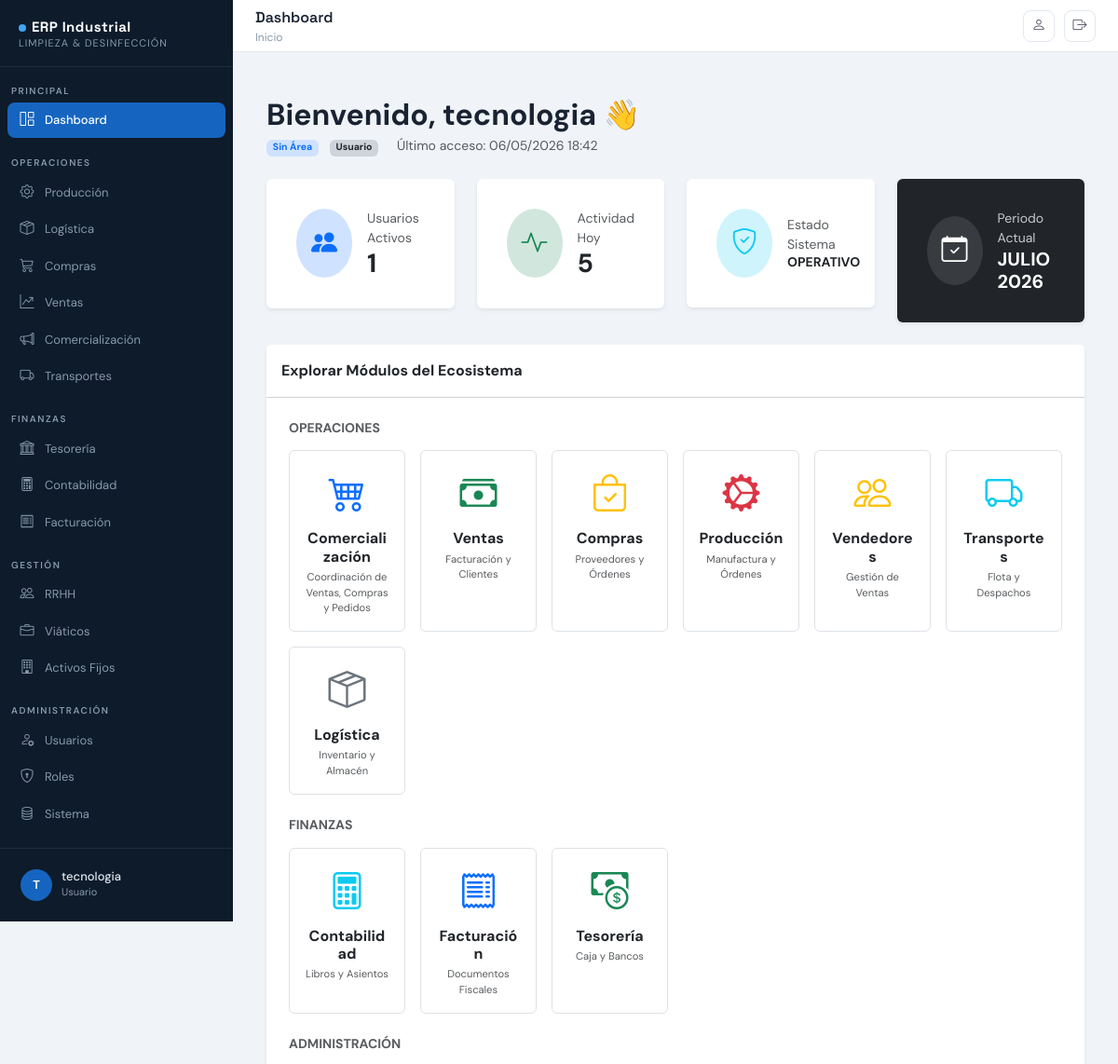
Page / (signed in, upper part) on the earlier database version.
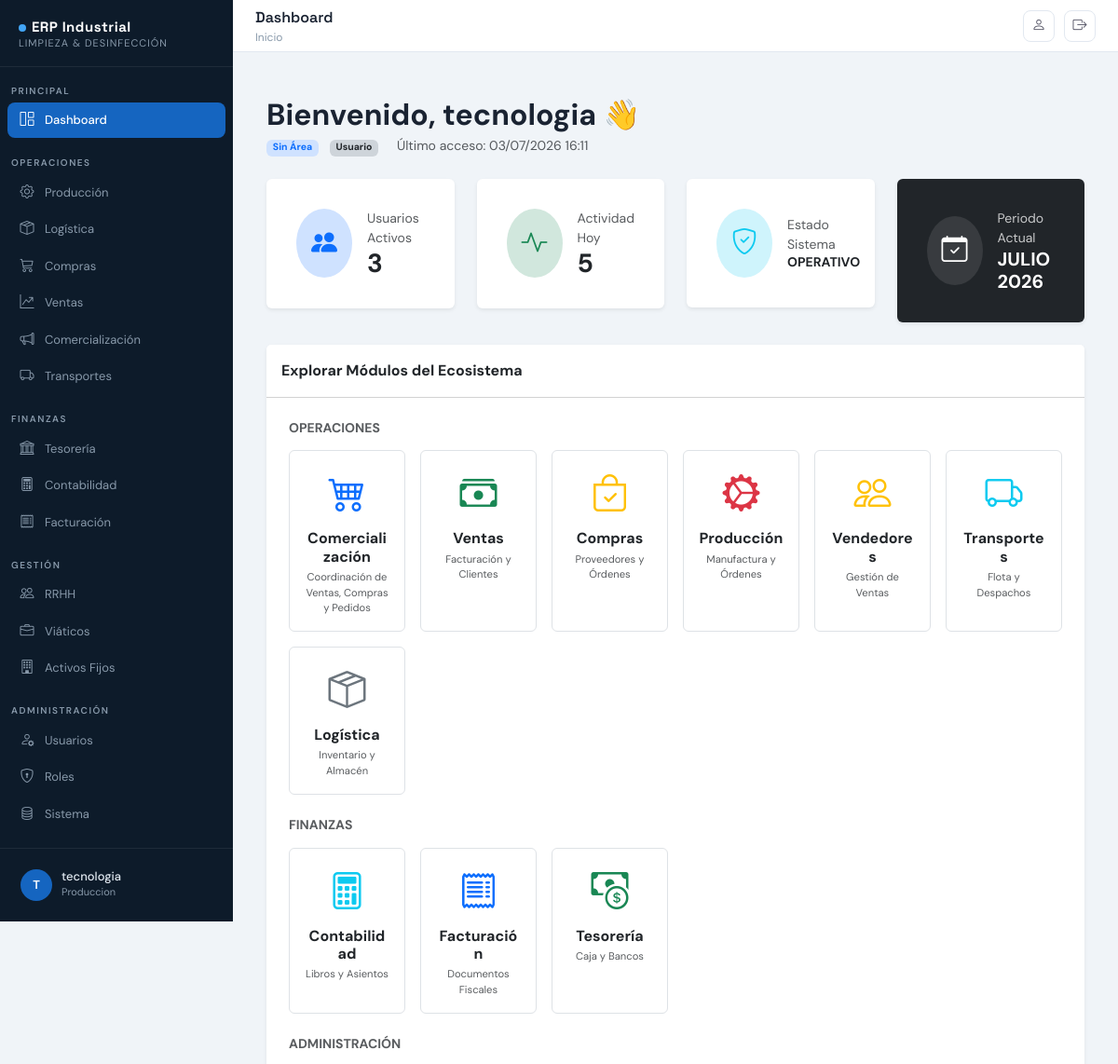
Same page on the later database version.
### apps/core/models.py (models this page shows, shortened)
class Usuario(AbstractUser):
    username = models.CharField(max_length=50, unique=True, verbose_name='Usuario')
    email = models.EmailField(unique=True, verbose_name='Correo')
    nombres = models.CharField(max_length=100, verbose_name='Nombres')
    apellidos = models.CharField(max_length=100, verbose_name='Apellidos')
    cedula = models.CharField(max_length=20, unique=True, null=True, blank=True, verbose_name='Cedula')
    telefono = models.CharField(max_length=20, blank=True, verbose_name='Telefono')
    foto = models.ImageField(upload_to='usuarios/', null=True, blank=True, verbose_name='Foto')
    cargo = models.CharField(max_length=100, blank=True, verbose_name='Cargo')
    area = models.ForeignKey(Area, on_delete=models.SET_NULL, null=True, blank=True, related_name='usuarios')
    rol = models.ForeignKey(Rol, on_delete=models.SET_NULL, null=True, blank=True, related_name='usuarios')
    estado = models.CharField(max_length=20, default='ACTIVO')
    activo = models.BooleanField(default=True, verbose_name='Activo')
    fecha_creacion = models.DateTimeField(auto_now_add=True)
    fecha_modificacion = models.DateTimeField(auto_now=True)
    ultimo_acceso = models.DateTimeField(null=True, blank=True)
    intentos_fallidos = models.PositiveSmallIntegerField(default=0)
    class Meta:
        ordering = ['apellidos', 'nombres']

### apps/core/views.py (the view)
# urls.py: path('', views.dashboard_principal, name='dashboard'),
@login_required
def dashboard_principal(request):
    modulos_raw = [
        {'nombre': 'Comercialización', 'icono': 'bi-cart4', 'url': 'comercializacion:dashboard', 'color': 'primary', 'desc': 'Coordinación de Ventas, Compras y Pedidos', 'cat': 'Operaciones'},
        {'nombre': 'Ventas', 'icono': 'bi-cash-stack', 'url': 'ventas:dashboard', 'color': 'success', 'desc': 'Facturación y Clientes', 'cat': 'Operaciones'},
        {'nombre': 'Compras', 'icono': 'bi-bag-check', 'url': 'compras:dashboard', 'color': 'warning', 'desc': 'Proveedores y Órdenes', 'cat': 'Operaciones'},
        {'nombre': 'Producción', 'icono': 'bi-gear-wide-connected', 'url': 'produccion:dashboard', 'color': 'danger', 'desc': 'Manufactura y Órdenes', 'cat': 'Operaciones'},
        {'nombre': 'Contabilidad', 'icono': 'bi-calculator', 'url': 'contabilidad:dashboard', 'color': 'info', 'desc': 'Libros y Asientos', 'cat': 'Finanzas'},
        {'nombre': 'Facturación', 'icono': 'bi-receipt', 'url': 'facturacion:dashboard', 'color': 'primary', 'desc': 'Documentos Fiscales', 'cat': 'Finanzas'},
        {'nombre': 'Tesorería', 'icono': 'bi-cash-coin', 'url': 'tesoreria:dashboard', 'color': 'success', 'desc': 'Caja y Bancos', 'cat': 'Finanzas'},
        {'nombre': 'Vendedores', 'icono': 'bi-people', 'url': 'vendedores:dashboard', 'color': 'warning', 'desc': 'Gestión de Ventas', 'cat': 'Operaciones'},
        {'nombre': 'Transportes', 'icono': 'bi-truck', 'url': 'transportes:dashboard', 'color': 'info', 'desc': 'Flota y Despachos', 'cat': 'Operaciones'},
        {'nombre': 'RRHH', 'icono': 'bi-person-badge', 'url': 'rrhh:dashboard', 'color': 'danger', 'desc': 'Personal y Nómina', 'cat': 'Administración'},
        {'nombre': 'Logística', 'icono': 'bi-box-seam', 'url': 'logistica:dashboard', 'color': 'secondary', 'desc': 'Inventario y Almacén', 'cat': 'Operaciones'},
        {'nombre': 'Mantenimiento', 'icono': 'bi-tools', 'url': 'core:mantenimiento', 'color': 'dark', 'desc': 'Configuración de Empresa', 'cat': 'Configuración'},
    ]
    modulos_agrupados = {}
    for m in modulos_raw:
        try:
            m['url_actual'] = reverse(m['url']) if ':' in m['url'] else '#'
            m['activo'] = True
        except (NoReverseMatch, AttributeError):
            m['url_actual'] = "#"
            m['activo'] = False
            m['desc'] = "[Configuración Pendiente]"
        cat = m.get('cat', 'Otros')
        if cat not in modulos_agrupados:
            modulos_agrupados[cat] = []
        modulos_agrupados[cat].append(m)
    stats = {
        'total_usuarios': Usuario.objects.filter(activo=True).count(),
        'fecha_servidor': timezone.now(),
        'actividad_hoy': 5, # Placeholder para lógica de logs
    }
    context = {
        'modulos_agrupados': modulos_agrupados,
        'stats': stats,
        'now': timezone.now(),
        'ultimos_logs': [],
    }
    return render(request, 'core/dashboard.html', context)

### apps/administracion/context_processors.py (called while the page is built)
def empresa_context(request):
    try:
        config = Empresa.objects.first()
    except:
        config = None
    return {'EMPRESA': config}

### apps/core/templates/core/dashboard.html (shortened to what this page needs)
{% extends "base.html" %}
{% block content %}
<div class="container-fluid py-4">
  <div class="row mb-4 align-items-center">
    <div class="col">
      <h2 class="fw-bold mb-1">Bienvenido, {{ user.nombres|default:user.username }} 👋</h2>
      <p class="text-muted small mb-0">
        <span class="badge bg-primary-subtle text-primary me-2">{{ user.area.nombre|default:"Sin Área" }}</span>
        <span class="badge bg-dark-subtle text-dark">{{ user.rol.nombre|default:"Usuario" }}</span>
        <span class="ms-3 text-muted">Último acceso: {{ user.last_login|date:"d/m/Y H:i" }}</span>
      </p>
    </div>
  </div>
  <div class="row g-4 mb-4">
    <div class="col-md-3">
      <div class="card border-0 shadow-sm bg-white p-3">
        <div class="card-body d-flex align-items-center">
          <div class="rounded-circle bg-primary-subtle p-3 me-3">
            <i class="bi bi-people-fill text-primary fs-3"></i>
          </div>
          <div>
            <p class="text-muted small mb-0 font-bold uppercase letter-spacing-1">Usuarios Activos</p>
            <h3 class="mb-0 fw-bold">{{ stats.total_usuarios }}</h3>
          </div>
        </div>
      </div>
    </div>
    <div class="col-md-3">
      <div class="card border-0 shadow-sm bg-white p-3">
        <div class="card-body d-flex align-items-center">
          <div class="rounded-circle bg-success-subtle p-3 me-3">
            <i class="bi bi-activity text-success fs-3"></i>
          </div>
          <div>
            <p class="text-muted small mb-0 font-bold uppercase letter-spacing-1">Actividad Hoy</p>
            <h3 class="mb-0 fw-bold">{{ stats.actividad_hoy }}</h3>
          </div>
        </div>
      </div>
    </div>
    <div class="col-md-3">
      <div class="card border-0 shadow-sm bg-white p-3">
        <div class="card-body d-flex align-items-center">
          <div class="rounded-circle bg-info-subtle p-3 me-3">
            <i class="bi bi-shield-check text-info fs-3"></i>
          </div>
          <div>
            <p class="text-muted small mb-0 font-bold uppercase letter-spacing-1">Estado Sistema</p>
            <h3 class="mb-0 fw-bold small">OPERATIVO</h3>
          </div>
        </div>
      </div>
    </div>
    <div class="col-md-3">
      <div class="card border-0 shadow-sm bg-dark text-white p-3">
        <div class="card-body d-flex align-items-center">
          <div class="rounded-circle bg-white bg-opacity-10 p-3 me-3">
            <i class="bi bi-calendar-check fs-3"></i>
          </div>
          <div>
            <p class="small mb-0 font-bold uppercase opacity-75">Periodo Actual</p>
            <h5 class="mb-0 fw-bold">{{ now|date:"F Y"|upper }}</h5>
          </div>
        </div>
      </div>
    </div>
  </div>
  <div class="card border-0 shadow-sm mb-4">
    <div class="card-header bg-white py-3">
      <span class="fw-bold">Explorar Módulos del Ecosistema</span>
    </div>
    <div class="card-body p-4">
      {% for categoria, modulos in modulos_agrupados.items %}
      <h6 class="text-muted small fw-bold mb-3 {% if not forloop.first %}mt-4{% endif %}">{{ categoria|upper }}</h6>
      <div class="row g-3">
        {% for m in modulos %}
        <div class="col-6 col-md-4 col-lg-2">
          <a href="{{ m.url_actual }}" class="text-decoration-none {% if not m.activo %}pe-none opacity-50{% endif %}">
            <div class="card h-100 border text-center p-3 hover-lift transition-all">
              <i class="bi {{ m.icono }} fs-1 text-{{ m.color }} mb-2"></i>
              <h6 class="fw-bold mb-1 text-dark">{{ m.nombre }}</h6>
              <p class="text-muted x-small mb-0">{{ m.desc }}</p>
            </div>
          </a>
        </div>
        {% endfor %}
      </div>
      {% endfor %}
    </div>
  </div>
</div>
{% endblock %}

### templates/base.html
{% extends "core/base.html" %}

### apps/core/templates/core/base.html (shortened to what this page needs)
<!DOCTYPE html>
<html lang="es">
<head>
  <link href="https://cdn.jsdelivr.net/npm/bootstrap@5.3.3/dist/css/bootstrap.min.css" rel="stylesheet">
  <link href="https://cdn.jsdelivr.net/npm/bootstrap-icons@1.11.3/font/bootstrap-icons.css" rel="stylesheet">
</head>
<body>
{% if user.is_authenticated %}
<nav id="sidebar">
  <div class="sidebar-brand">
    <div class="brand-name"><span class="brand-dot"></span>ERP Industrial</div>
    <div class="brand-sub">Limpieza &amp; Desinfección</div>
  </div>
  <div class="sidebar-nav">
    <div class="sidebar-section">Principal</div>
    <div class="nav-item">
      <a href="{% url 'core:dashboard' %}" class="nav-link {% if request.resolver_match.url_name == 'dashboard' and request.resolver_match.namespace == 'core' %}active{% endif %}">
        <i class="bi bi-grid-1x2"></i> Dashboard
      </a>
    </div>
    <div class="sidebar-section">Operaciones</div>
    <div class="nav-item"><a href="{% url 'produccion:dashboard' %}" class="nav-link"><i class="bi bi-gear"></i> Producción</a></div>
    <div class="nav-item"><a href="{% url 'logistica:dashboard' %}" class="nav-link"><i class="bi bi-box-seam"></i> Logística</a></div>
    <div class="nav-item"><a href="{% url 'compras:dashboard' %}" class="nav-link"><i class="bi bi-cart3"></i> Compras</a></div>
    <div class="nav-item"><a href="{% url 'ventas:dashboard' %}" class="nav-link"><i class="bi bi-graph-up-arrow"></i> Ventas</a></div>
    <div class="nav-item"><a href="{% url 'comercializacion:dashboard' %}" class="nav-link"><i class="bi bi-megaphone"></i> Comercialización</a></div>
    <div class="nav-item"><a href="{% url 'transportes:dashboard' %}" class="nav-link"><i class="bi bi-truck"></i> Transportes</a></div>
    <div class="sidebar-section">Finanzas</div>
    <div class="nav-item"><a href="{% url 'tesoreria:dashboard' %}" class="nav-link"><i class="bi bi-bank"></i> Tesorería</a></div>
    <div class="nav-item"><a href="{% url 'contabilidad:dashboard' %}" class="nav-link"><i class="bi bi-calculator"></i> Contabilidad</a></div>
    <div class="nav-item"><a href="{% url 'facturacion:dashboard' %}" class="nav-link"><i class="bi bi-receipt"></i> Facturación</a></div>
    <div class="sidebar-section">Gestión</div>
    <div class="nav-item"><a href="{% url 'rrhh:dashboard' %}" class="nav-link"><i class="bi bi-people"></i> RRHH</a></div>
    <div class="nav-item"><a href="{% url 'viaticos:dashboard' %}" class="nav-link"><i class="bi bi-briefcase"></i> Viáticos</a></div>
    <div class="nav-item"><a href="{% url 'activos_fijos:dashboard' %}" class="nav-link"><i class="bi bi-building"></i> Activos Fijos</a></div>
    {% if user.is_superuser %}
    <div class="sidebar-section">Administración</div>
    <div class="nav-item">
      <a href="{% url 'administracion:usuario_list' %}" class="nav-link {% if 'usuario' in request.resolver_match.url_name %}active{% endif %}">
        <i class="bi bi-person-gear"></i> Usuarios
      </a>
    </div>
    <div class="nav-item">
      <a href="{% url 'administracion:rol_list' %}" class="nav-link {% if 'rol' in request.resolver_match.url_name %}active{% endif %}">
        <i class="bi bi-shield-lock"></i> Roles
      </a>
    </div>
    <div class="nav-item">
      <a href="{% url 'administracion:mantenimiento' %}" class="nav-link">
        <i class="bi bi-database"></i> Sistema
      </a>
    </div>
    {% endif %}
  </div>
  <div class="sidebar-footer">
    <div class="user-card" style="text-decoration:none;">
      <div class="user-avatar">{{ user.username.0|upper }}</div>
      <div>
        <div class="user-name">{{ user.get_full_name|default:user.username }}</div>
        <div class="user-role">{{ user.groups.first.name|default:"Usuario" }}</div>
      </div>
    </div>
  </div>
</nav>
<div id="main">
  <div id="topbar">
    <div>
      <div class="topbar-title">{% block page_title %}Dashboard{% endblock %}</div>
      <div class="topbar-breadcrumb">{% block breadcrumb %}Inicio{% endblock %}</div>
    </div>
    <div class="topbar-right">
      <a href="/admin/" class="topbar-btn" title="Mi perfil"><i class="bi bi-person"></i></a>
      <a href="{% url 'logout' %}" class="topbar-btn" title="Cerrar sesión"><i class="bi bi-box-arrow-right"></i></a>
    </div>
  </div>
  <div id="content">
    {% block content %}{% endblock %}
  </div>
</div>
{% else %}
  {% block auth_content %}{% endblock %}
{% endif %}
</body>
</html>

### apps/core/templates/core/base.html (style rules this page uses)
:root { --erp-primary: #0d47a1; --erp-accent: #1565c0; --erp-dark: #0a1929; --erp-sidebar: #0d1b2a; --erp-sidebar2: #112240; --erp-text: #e8edf5; --erp-muted: #8899aa; --erp-border: rgba(255,255,255,0.07); --erp-hover: rgba(255,255,255,0.06); --erp-card: #ffffff; --erp-bg: #f0f4f8; --font-head: 'Space Grotesk', sans-serif; --font-body: 'DM Sans', sans-serif; }
*, *::before, *::after { box-sizing: border-box; margin: 0; padding: 0; }
body { font-family: var(--font-body); background: var(--erp-bg); color: #1a2332; min-height: 100vh; display: flex; }
#sidebar { width: 250px; min-height: 100vh; background: var(--erp-sidebar); display: flex; flex-direction: column; position: fixed; top: 0; left: 0; z-index: 100; transition: width .25s ease; }
.sidebar-brand { padding: 20px 20px 16px; border-bottom: 1px solid var(--erp-border); }
.sidebar-brand .brand-name { font-family: var(--font-head); font-size: 15px; font-weight: 700; color: #fff; letter-spacing: .5px; line-height: 1.2; }
.sidebar-brand .brand-sub { font-size: 11px; color: var(--erp-muted); letter-spacing: 1px; text-transform: uppercase; }
.sidebar-brand .brand-dot { width: 8px; height: 8px; background: #42a5f5; border-radius: 50%; display: inline-block; margin-right: 6px; }
.sidebar-section { padding: 18px 12px 4px; font-size: 10px; font-weight: 600; color: var(--erp-muted); letter-spacing: 1.5px; text-transform: uppercase; }
.sidebar-nav { flex: 1; overflow-y: auto; padding-bottom: 16px; }
.nav-item { margin: 1px 8px; }
.nav-link { display: flex; align-items: center; gap: 10px; padding: 8px 12px; border-radius: 8px; color: var(--erp-muted); font-size: 13px; font-weight: 400; text-decoration: none; transition: all .15s; }
.nav-link.active { background: var(--erp-accent); color: #fff; font-weight: 500; }
.nav-link i { font-size: 15px; width: 18px; text-align: center; flex-shrink: 0; }
.sidebar-footer { padding: 12px; border-top: 1px solid var(--erp-border); }
.user-card { display: flex; align-items: center; gap: 10px; padding: 10px; border-radius: 8px; cursor: pointer; transition: background .15s; text-decoration: none; }
.user-avatar { width: 34px; height: 34px; border-radius: 50%; background: var(--erp-accent); display: flex; align-items: center; justify-content: center; font-family: var(--font-head); font-size: 13px; font-weight: 600; color: #fff; flex-shrink: 0; }
.user-name { font-size: 13px; font-weight: 500; color: #e0e8f0; line-height: 1.2; }
.user-role { font-size: 11px; color: var(--erp-muted); }
#main { margin-left: 250px; flex: 1; display: flex; flex-direction: column; min-height: 100vh; }
#topbar { height: 56px; background: #fff; border-bottom: 1px solid #e2e8f0; display: flex; align-items: center; padding: 0 24px; gap: 16px; position: sticky; top: 0; z-index: 50; }
.topbar-title { font-family: var(--font-head); font-size: 16px; font-weight: 600; color: #1a2332; }
.topbar-breadcrumb { font-size: 12px; color: #8899aa; }
.topbar-right { margin-left: auto; display: flex; align-items: center; gap: 10px; }
.topbar-btn { width: 34px; height: 34px; border-radius: 8px; border: 1px solid #e2e8f0; background: #fff; display: flex; align-items: center; justify-content: center; cursor: pointer; color: #556; font-size: 15px; transition: all .15s; text-decoration: none; }
#content { flex: 1; padding: 24px; }

### apps/core/templates/core/dashboard.html (style rules this page uses)
.x-small { font-size: 0.7rem; }
.transition-all { transition: all 0.2s ease-in-out; }

Differences in the rows shown:
changed Usuario "tecnologia": groups.first.name "Usuario" → "Produccion"; last_login "06/05/2026 18:42" → "03/07/2026 16:11"
Other differences:
{{ stats.total_usuarios }}: "1" → "3"
